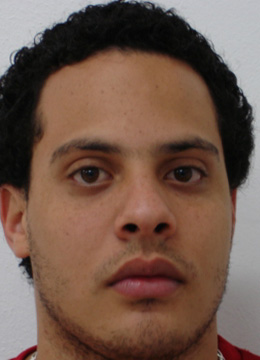
%> input picture FS-SPN/67a.jpg, 260 x 360 px
$ octave --eval "result = specNoiseFeatureExtract('67a.jpg');"   (GNU Octave 9; MATLAB toolbox functions it lacks are replaced by stand-ins)
%> lines starting %> are read from the running program, lines starting %| are printed output that depends on the picture
### FS-SPN/imcropmiddle.m
function X = imcropmiddle(X,sizeout,preference)

if nargin<3, preference='SE'; end
if length(sizeout)>2, sizeout = sizeout(1:2); end

[M,N,three]=size(X);
sizeout = min([[M,N];sizeout]);
switch preference           % the cropped region is off center by 1/2 pixel
    case 'NW'
        M0 = floor((M-sizeout(1))/2);
        M1 = M0+sizeout(1);
        N0 = floor((N-sizeout(2))/2);
        N1 = N0+sizeout(2);
    case 'SW'
        M0 = ceil((M-sizeout(1))/2);
        M1 = M0+sizeout(1);
        N0 = floor((N-sizeout(2))/2);
        N1 = N0+sizeout(2);
    case 'NE'
        M0 = floor((M-sizeout(1))/2);
        M1 = M0+sizeout(1);
        N0 = ceil((N-sizeout(2))/2);
        N1 = N0+sizeout(2);
    case 'SE'
        M0 = ceil((M-sizeout(1))/2);
        M1 = M0+sizeout(1);
        N0 = ceil((N-sizeout(2))/2);
        N1 = N0+sizeout(2);
end
X = X(M0+1:M1,N0+1:N1,:);

### FS-SPN/NoiseExtractFromImage_GIF.m
% Copyright Notice:
% 1) The noise extraction code is based on the Jessica team's open source code:
% 		http://dde.binghamton.edu/download/camera_fingerprint/
% 2) The noise extraction code also based on "Guided image filtering".

% 3) This code is based on our previous works£º
% Le-Bing Zhang, Fei Peng, Min Long 'Face Morphing Detection Using Fourier Spectrum of Sensor Pattern Noise', ICME, 2018.
% Le-Bing Zhang, Fei Peng, Min Long 'Identifing source camera using guided image estimation and block weighted average', JVCIR, 2016.

% Please follow the copyright requirements stated in the original code and quote the original paper.

function Noise = NoiseExtractFromImage_GIF(image)
% imguidedfilter is Matlab 2014 function.

if ischar(image), X = imread(image); else X = image; clear image, end
[M0,N0,three]=size(X);
X = double(X);

NoiseVar = 9;
if three~=3,
    X2 = imguidedfilter(X/255,X/255,'NeighborhoodSize',3);
    I3 = X - X2*255;
    Noise = WienerNoise_BWA(I3,NoiseVar); % sigma =3;NoiseVar = sigma^2;
else
    Noise = zeros(size(X));
    for j=1:3
        X2 = imguidedfilter(X(:,:,j)/255,X(:,:,j)/255,'NeighborhoodSize',3);
        I3 = X(:,:,j) - X2*255;
        Noise(:,:,j) = WienerNoise_BWA(I3,NoiseVar);


    end
    Noise = rgb2gray1(Noise);
end

end

### FS-SPN/WienerNoise_BWA.m
% Copyright Notice:
% 1) The noise extraction code is based on the Jessica team's open source code:
% 		http://dde.binghamton.edu/download/camera_fingerprint/
% 2) The noise extraction code also based on "Guided image filtering".

% 3) This code is based on our previous works：
% Le-Bing Zhang, Fei Peng, Min Long 'Face Morphing Detection Using Fourier Spectrum of Sensor Pattern Noise', ICME, 2018.
% Le-Bing Zhang, Fei Peng, Min Long 'Identifing source camera using guided image estimation and block weighted average', JVCIR, 2016.

% Please follow the copyright requirements stated in the original code and quote the original paper.

function [tc, coefVar]=WienerNoise_BWA(coef,NoiseVar)
%Input:
%   coef:          Wavelet detailed coefficient at certain level
%   NoiseVar:      Variance of the additive noise
%Output:
%   tc:            Extracted noise coefficient

% Estimate the variance of original noise-free image for each wavelet
tc = coef.^2;
coefVar = Threshold(filter2(ones(3,3)/(3*3), tc), NoiseVar);
% Wiener filter like attenuation
tc = coef.*NoiseVar./(coefVar+NoiseVar);

### FS-SPN/Threshold.m
function x = Threshold(y,t)
% Threshold -- Apply max(0,y-t)

res = (y - t);
x = (res + abs(res))/2;

### FS-SPN/specfea.m
% Copyright Notice:
% 1) The noise extraction code is based on the Jessica team's open source code:
% 		http://dde.binghamton.edu/download/camera_fingerprint/
% 2) The noise extraction code also based on "Guided image filtering".

% 3) This code is based on our previous works：
% Le-Bing Zhang, Fei Peng, Min Long 'Face Morphing Detection Using Fourier Spectrum of Sensor Pattern Noise', ICME, 2018.
% Le-Bing Zhang, Fei Peng, Min Long 'Identifing source camera using guided image estimation and block weighted average', JVCIR, 2016.

% Please follow the copyright requirements stated in the original code and quote the original paper.

function specfea = specfea(OriginImage,r_num,theta_num)

pSensorNoise=NoiseExtractFromImage_GIF(OriginImage);

[M, N] = size(pSensorNoise);

S1 = fftshift(fft2(double(pSensorNoise)));
S = log(abs(S1)+1);

[M, N] = size(S1);
minsize=min(M,N);
x0 = M/2 + 1;
y0 = N/2 + 1;

r=ceil(sqrt((M/2)^2+(N/2)^2));
delt=r-floor(M/2);
rec=zeros(2*r);
rec(delt:2*r-delt,delt:2*r-delt)=1;


radDelta = round(linspace(0,minsize/2,r_num+1));
angDelta = 180/theta_num;

k=0;
specfe = [S1(x0, y0)];

for ang = 1:theta_num
    for rad = 1:r_num
        k=k+1;
        SectMask = Generate_SectMask(minsize, minsize, y0, x0, -180+(ang-1)*angDelta, -180+ang*angDelta, radDelta(rad), radDelta(rad+1));

        [segMn,segNn] = find(SectMask == 1);
        num = length(segMn);
        segSpec = double(SectMask).* abs(S1);

        seg = segSpec(sub2ind(size(segSpec),segMn,segNn));

        segMean = sum(seg(:))/num;
        segStd = sum((seg(:)-segMean).^2)/num;
        specfe = [specfe segMean segStd];


    end

end

specfea = specfe;

### FS-SPN/specNoiseFeatureExtract.m

% Copyright Notice:
% 1) The noise extraction code is based on the Jessica team's open source code:
% 		http://dde.binghamton.edu/download/camera_fingerprint/
% 2) The noise extraction code also based on "Guided image filtering".

% 3) This code is based on our previous works：
% Le-Bing Zhang, Fei Peng, Min Long 'Face Morphing Detection Using Fourier Spectrum of Sensor Pattern Noise', ICME, 2018.
% Le-Bing Zhang, Fei Peng, Min Long 'Identifing source camera using guided image estimation and block weighted average', JVCIR, 2016.

% Please follow the copyright requirements stated in the original code and quote the original paper.

function spec_noise_feature=specNoiseFeatureExtract(path1)
%> called with path1 = '67a.jpg'
im = imread(path1);
%> im is the input picture: size 360x260x3 uint8; mean R, G, B 113.8, 88, 75.4
[m,n,three]=size(im);
%> m = 360; n = 260; three = 3
minsize=min(m,n);
%> minsize = 260

im2=imcropmiddle(im,[minsize,minsize]);
%> in imcropmiddle, `X = X(M0+1:M1,N0+1:N1,:);`:
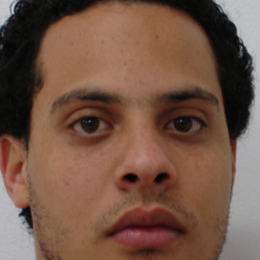
%> X: size 260x260x3 uint8; mean R, G, B 115.4, 85.3, 69.9
[m,n,three]=size(im2);
%> m = 260

spec_noise_feature=specfea(im2,8,9);
%> the loop in NoiseExtractFromImage_GIF, `for j=1:3` made 3 passes
%> pass 1, in NoiseExtractFromImage_GIF, `X2 = imguidedfilter(X(:,:,j)/255,X(:,:,j)/255,'NeighborhoodSize',3);`:
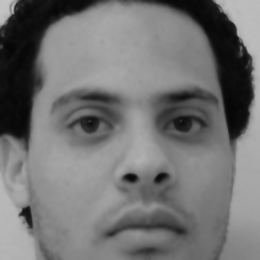
%> X2: size 260x260 double; min 0.0241, max 0.768, mean 0.452
%> pass 1, in NoiseExtractFromImage_GIF, `I3 = X(:,:,j) - X2*255;`:
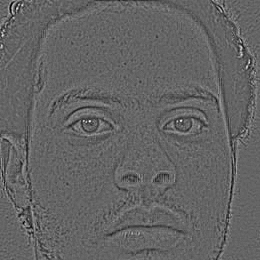
%> I3: size 260x260 double; min -17.45, max 26.69, mean 0; drawn with min black and max white
%> pass 1, in WienerNoise_BWA, `tc = coef.^2;`:
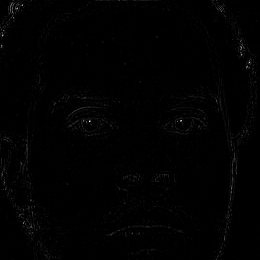
%> tc: size 260x260 double; min 0, max 712.3, mean 5.3; drawn with min black and max white
%> pass 1, in Threshold, `res = (y - t);`:
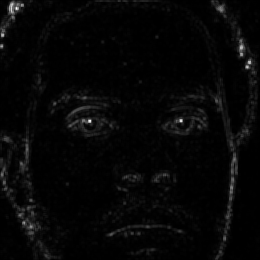
%> res: size 260x260 double; min -8.99, max 185.5, mean -3.7; drawn with min black and max white
%> after the loop in NoiseExtractFromImage_GIF, `for j=1:3`:
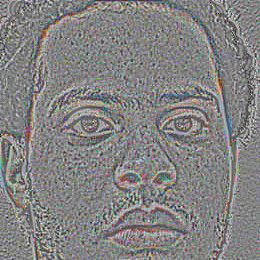
%> Noise: size 260x260x3 double; mean R, G, B 0.0608, 0.0207, 0.00492; drawn with min black and max white
%> the run ends on the next line
